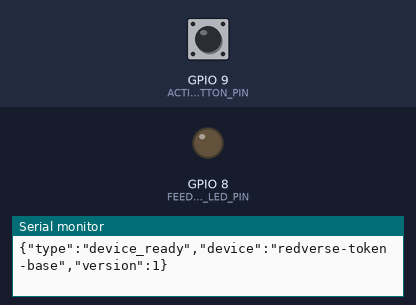
This sketch was run on a simulated ESP32-C3. Parts: output pins drawn as LEDs (lit = HIGH), the last lines printed to the serial monitor. Inputs (shaded band) come from the test bench; at power-on: GPIO 9 (ACTION_BUTTON_PIN) HIGH.

Above: at 1.2 s.
1.3 s: GPIO 9 (ACTION_BUTTON_PIN) pulled LOW for 0.15 s
At 1.37 s:
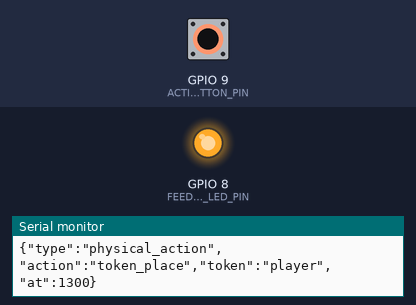
2.9 s: GPIO 9 (ACTION_BUTTON_PIN) pulled LOW for 3.2 s
At 7.5 s:
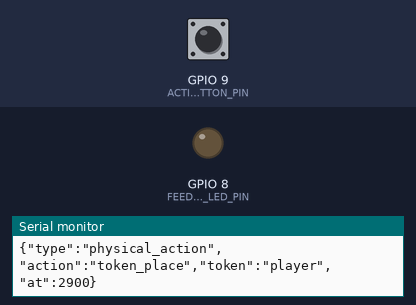
Timing chart, 0 to 9.0 s (numbered marks = the images above; inputs shaded):
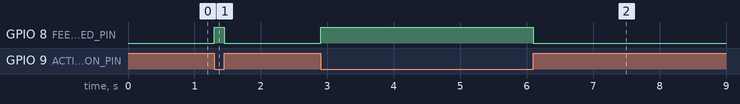

The sketch:

redverse-input.ino
```cpp
/*
 * REDVERSE ESP32 最小实体输入适配器
 * 板卡：ESP32-C3 / S3；按钮一端接 GPIO9，另一端接 GND。
 * 串口 115200 输出一行一个 JSON。网页/电脑桥接后统一为 StructuredAction。
 */
#include <Arduino.h>

constexpr int ACTION_BUTTON_PIN = 9;
constexpr int FEEDBACK_LED_PIN = LED_BUILTIN;
bool previousPressed = false;
unsigned long lastChangeMs = 0;

void setup() {
  Serial.begin(115200);
  pinMode(ACTION_BUTTON_PIN, INPUT_PULLUP);
  pinMode(FEEDBACK_LED_PIN, OUTPUT);
  digitalWrite(FEEDBACK_LED_PIN, LOW);
  Serial.println("{\"type\":\"device_ready\",\"device\":\"redverse-token-base\",\"version\":1}");
}

void loop() {
  const bool pressed = digitalRead(ACTION_BUTTON_PIN) == LOW;
  const unsigned long now = millis();
  if (pressed != previousPressed && now - lastChangeMs > 40) {
    lastChangeMs = now;
    previousPressed = pressed;
    digitalWrite(FEEDBACK_LED_PIN, pressed ? HIGH : LOW);
    if (pressed) {
      Serial.printf("{\"type\":\"physical_action\",\"action\":\"token_place\",\"token\":\"player\",\"at\":%lu}\n", now);
    }
  }
}
```

Measured:
- after the input at 1.3 s, GPIO 8 (FEEDBACK_LED_PIN): LOW → HIGH at once, → LOW 0.15 s later
- after the input at 2.9 s, GPIO 8 (FEEDBACK_LED_PIN): LOW → HIGH at once, → LOW 3.2 s later
